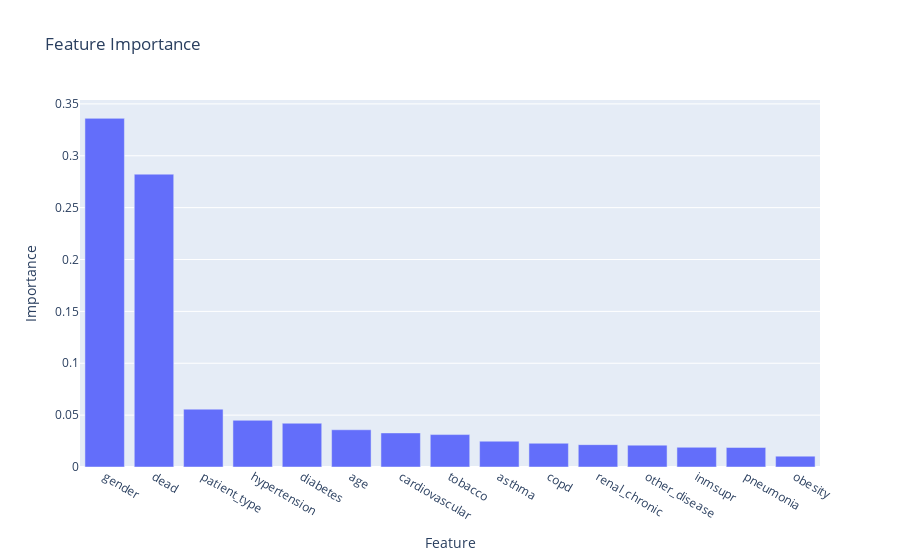

Notebook code for this chart:
### Code cell
feature_importance_plot = px.bar(pd.DataFrame(clf.feature_importances_, index=clf.feature_names_in_,
                                               columns=['Importance']).sort_values(by='Importance', ascending=False).reset_index(),
                                                x='index', y='Importance', labels={'index': 'Feature'}, title='Feature Importance')

feature_importance_plot.show()

### Figure 1 — Plotly figure (JSON) as saved in the notebook; plotly's stock layout.template omitted (floating-point values rounded to 4 significant figures)
{"data": [{"alignmentgroup": "True", "hovertemplate": "Feature=%{x}<br>Importance=%{y}<extra></extra>", "legendgroup": "", "marker": {"color": "#636efa", "pattern": {"shape": ""}}, "name": "", "offsetgroup": "", "orientation": "v", "showlegend": false, "textposition": "auto", "type": "bar", "x": ["gender", "dead", "patient_type", "hypertension", "diabetes", "age", "cardiovascular", "tobacco", "asthma", "copd", "renal_chronic", "other_disease", "inmsupr", "pneumonia", "obesity"], "xaxis": "x", "y": [0.3361, 0.2823, 0.05575, 0.04501, 0.0422, 0.03587, 0.03285, 0.03126, 0.02486, 0.0229, 0.02155, 0.02108, 0.01901, 0.01885, 0.01048], "yaxis": "y"}], "layout": {"barmode": "relative", "legend": {"tracegroupgap": 0}, "title": {"text": "Feature Importance"}, "xaxis": {"anchor": "y", "domain": [0, 1], "title": {"text": "Feature"}}, "yaxis": {"anchor": "x", "domain": [0, 1], "title": {"text": "Importance"}}}}
